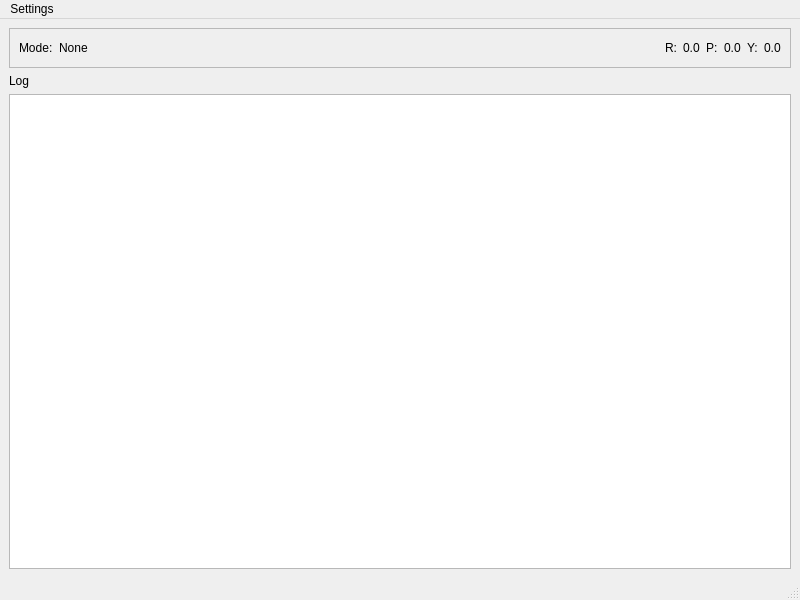
<?xml version="1.0" encoding="UTF-8"?>
<ui version="4.0">
 <class>MainWindow</class>
 <widget class="QMainWindow" name="MainWindow">
  <property name="geometry">
   <rect>
    <x>0</x>
    <y>0</y>
    <width>800</width>
    <height>600</height>
   </rect>
  </property>
  <property name="windowTitle">
   <string>MainWindow</string>
  </property>
  <widget class="QWidget" name="centralwidget">
   <layout class="QGridLayout" name="gridLayout">
    <item row="2" column="0">
     <widget class="QListWidget" name="listWidget"/>
    </item>
    <item row="0" column="0">
     <widget class="QFrame" name="frame">
      <property name="frameShape">
       <enum>QFrame::Shape::StyledPanel</enum>
      </property>
      <property name="frameShadow">
       <enum>QFrame::Shadow::Raised</enum>
      </property>
      <layout class="QHBoxLayout" name="horizontalLayout">
       <item>
        <widget class="QLabel" name="label_8">
         <property name="text">
          <string>Mode:</string>
         </property>
        </widget>
       </item>
       <item>
        <widget class="QLabel" name="label_9">
         <property name="text">
          <string>None</string>
         </property>
        </widget>
       </item>
       <item>
        <spacer name="horizontalSpacer">
         <property name="orientation">
          <enum>Qt::Orientation::Horizontal</enum>
         </property>
         <property name="sizeHint" stdset="0">
          <size>
           <width>40</width>
           <height>20</height>
          </size>
         </property>
        </spacer>
       </item>
       <item>
        <widget class="QLabel" name="label">
         <property name="text">
          <string>R:</string>
         </property>
        </widget>
       </item>
       <item>
        <widget class="QLabel" name="label_4">
         <property name="text">
          <string>0.0</string>
         </property>
        </widget>
       </item>
       <item>
        <widget class="QLabel" name="label_5">
         <property name="text">
          <string>P:</string>
         </property>
        </widget>
       </item>
       <item>
        <widget class="QLabel" name="label_6">
         <property name="text">
          <string>0.0</string>
         </property>
        </widget>
       </item>
       <item>
        <widget class="QLabel" name="label_2">
         <property name="text">
          <string>Y:</string>
         </property>
        </widget>
       </item>
       <item>
        <widget class="QLabel" name="label_3">
         <property name="text">
          <string>0.0</string>
         </property>
        </widget>
       </item>
      </layout>
     </widget>
    </item>
    <item row="1" column="0">
     <widget class="QLabel" name="label_7">
      <property name="text">
       <string>Log</string>
      </property>
     </widget>
    </item>
   </layout>
  </widget>
  <widget class="QMenuBar" name="menubar">
   <property name="geometry">
    <rect>
     <x>0</x>
     <y>0</y>
     <width>800</width>
     <height>19</height>
    </rect>
   </property>
   <widget class="QMenu" name="menuParameters_set">
    <property name="title">
     <string>Settings</string>
    </property>
    <addaction name="actionParameters_set"/>
   </widget>
   <addaction name="menuParameters_set"/>
  </widget>
  <widget class="QStatusBar" name="statusbar"/>
  <action name="actionParameters_set">
   <property name="text">
    <string>Parameters set</string>
   </property>
  </action>
 </widget>
 <resources/>
 <connections/>
</ui>
